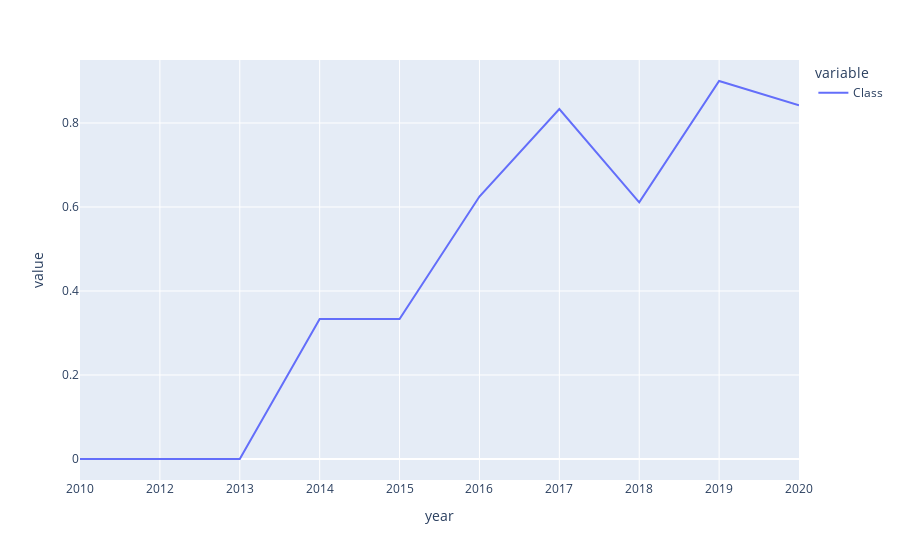

Notebook cell for this chart:
### Code cell
px.line(df1.groupby('year')['Class'].mean())

### Figure 1 — Plotly figure (JSON) as saved in the notebook; plotly's stock layout.template omitted (floating-point values rounded to 4 significant figures)
{"data": [{"hovertemplate": "variable=Class<br>year=%{x}<br>value=%{y}<extra></extra>", "legendgroup": "Class", "line": {"color": "#636efa", "dash": "solid"}, "marker": {"symbol": "circle"}, "mode": "lines", "name": "Class", "orientation": "v", "showlegend": true, "type": "scatter", "x": ["2010", "2012", "2013", "2014", "2015", "2016", "2017", "2018", "2019", "2020"], "xaxis": "x", "y": [0, 0, 0, 0.3333, 0.3333, 0.625, 0.8333, 0.6111, 0.9, 0.8421], "yaxis": "y"}], "layout": {"legend": {"title": {"text": "variable"}, "tracegroupgap": 0}, "margin": {"t": 60}, "xaxis": {"anchor": "y", "domain": [0, 1], "title": {"text": "year"}}, "yaxis": {"anchor": "x", "domain": [0, 1], "title": {"text": "value"}}}}
